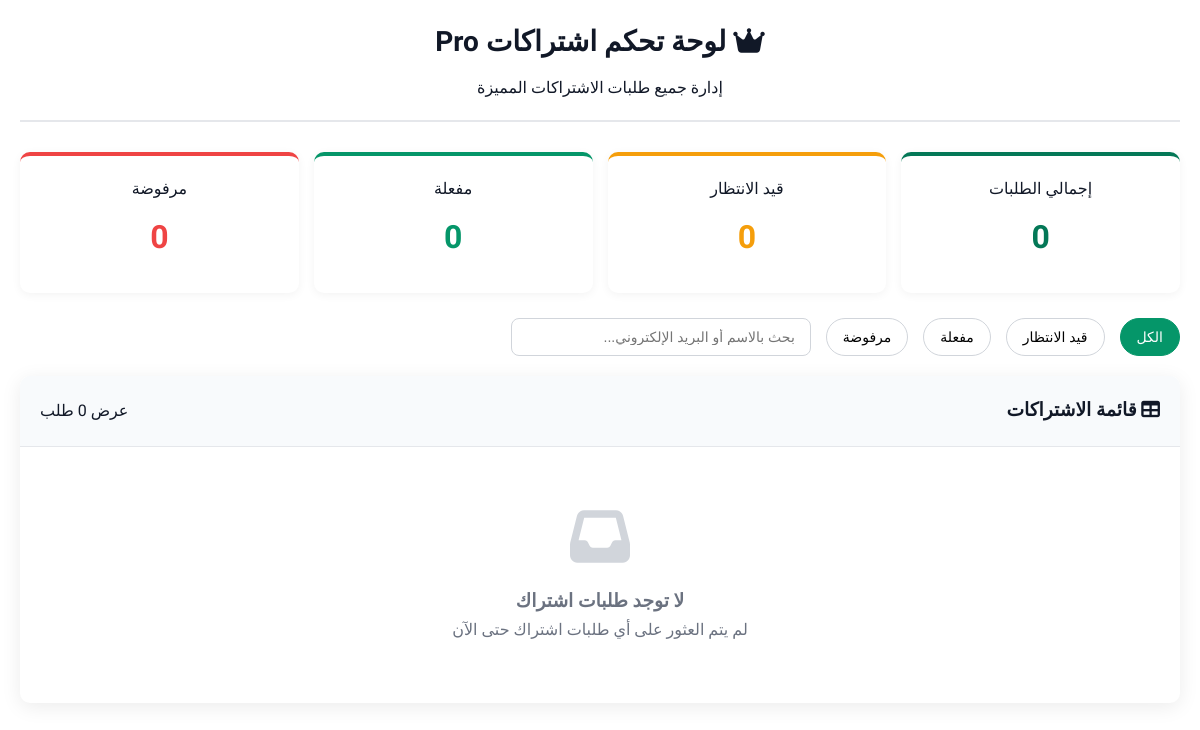
The page /admin/admin_subscriptions.php on the database as committed earlier.
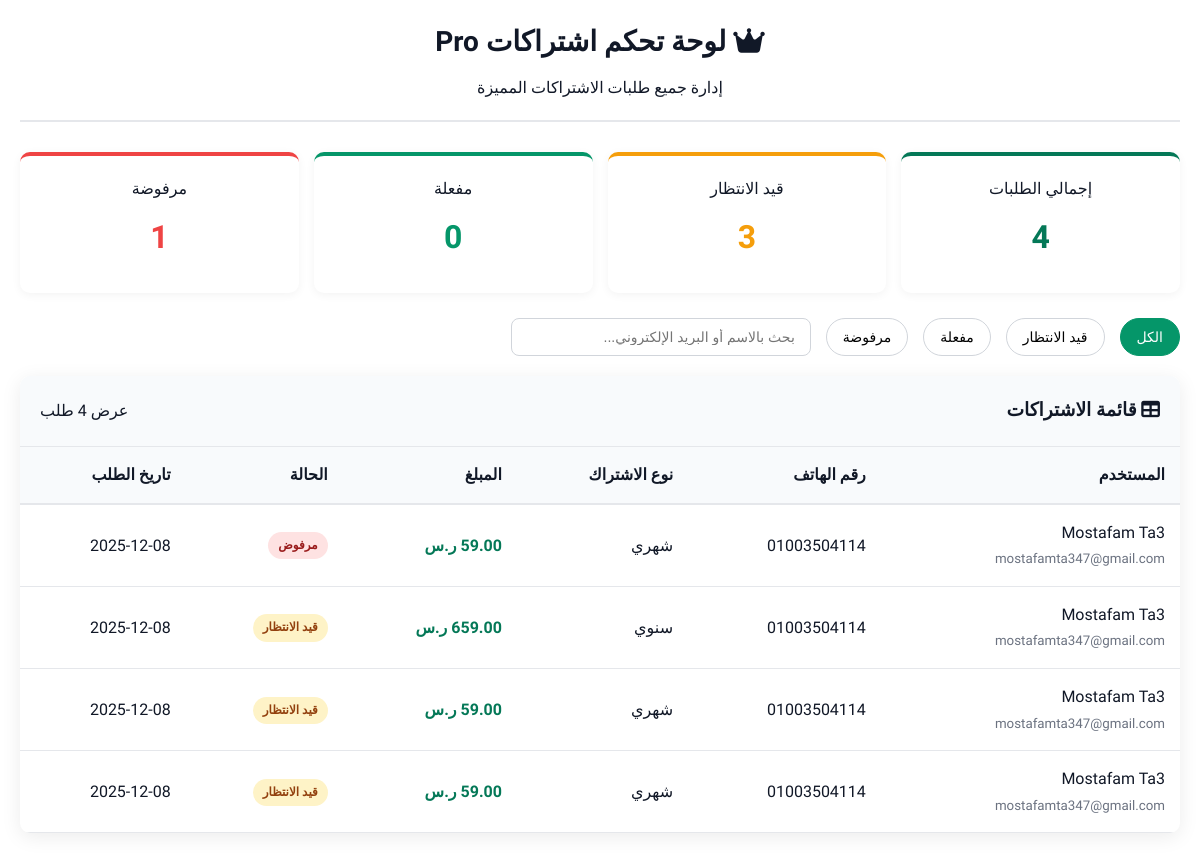
The same page on the database as committed later.
### tables this page shows
CREATE TABLE `pro_subscriptions` (
  `id` int(11) NOT NULL,
  `user_id` int(11) NOT NULL,
  `phone` varchar(20) NOT NULL,
  `insta_user` varchar(100) DEFAULT NULL,
  `plan_type` enum('monthly','yearly') NOT NULL,
  `amount` decimal(10,2) NOT NULL,
  `receipt_image` varchar(255) DEFAULT NULL,
  `extracted_data` text DEFAULT NULL,
  `payment_date` datetime DEFAULT current_timestamp(),
  `status` enum('pending','verified','rejected') DEFAULT 'pending',
  `created_at` timestamp NOT NULL DEFAULT current_timestamp()
);

CREATE TABLE `users` (
  `id` int(11) NOT NULL,
  `google_id` varchar(255) NOT NULL,
  `email` varchar(255) NOT NULL,
  `name` varchar(255) DEFAULT NULL,
  `profile_picture` varchar(500) DEFAULT NULL,
  `created_at` timestamp NOT NULL DEFAULT current_timestamp(),
  `current_prayer_streak` int(11) DEFAULT 0,
  `max_prayer_streak` int(11) DEFAULT 0,
  `last_prayer_date` date DEFAULT NULL,
  `Pro` tinyint(1) NOT NULL DEFAULT 0
);

### admin/admin_subscriptions.php (the view, shortened to what this page needs)
<?php
$host = 'localhost';
$dbname = 'prayer_tracker';
$username = 'root';
$password = '';
try {
    $pdo = new PDO("mysql:host=$host;dbname=$dbname;charset=utf8", $username, $password);
    $pdo->setAttribute(PDO::ATTR_ERRMODE, PDO::ERRMODE_EXCEPTION);
} catch (PDOException $e) {
    die("Connection failed: " . $e->getMessage());
}
$stats = [
    'total' => $pdo->query("SELECT COUNT(*) FROM pro_subscriptions")->fetchColumn(),
    'pending' => $pdo->query("SELECT COUNT(*) FROM pro_subscriptions WHERE status = 'pending'")->fetchColumn(),
    'verified' => $pdo->query("SELECT COUNT(*) FROM pro_subscriptions WHERE status = 'verified'")->fetchColumn(),
    'rejected' => $pdo->query("SELECT COUNT(*) FROM pro_subscriptions WHERE status = 'rejected'")->fetchColumn()
];
$sql = "SELECT
            ps.*,
            u.name,
            u.email,
            u.Pro as user_pro_status
        FROM pro_subscriptions ps
        LEFT JOIN users u ON ps.user_id = u.id
        ORDER BY ps.created_at DESC
        LIMIT 50";
$stmt = $pdo->prepare($sql);
$stmt->execute();
$subscriptions = $stmt->fetchAll(PDO::FETCH_ASSOC);
?>
<!DOCTYPE html>
<html lang="ar" dir="rtl">
<head>
    <link rel="stylesheet" href="https://cdnjs.cloudflare.com/ajax/libs/font-awesome/6.4.0/css/all.min.css">
</head>
<body>
    <div class="container">
        <div class="header">
            <h1><i class="fas fa-crown"></i> لوحة تحكم اشتراكات Pro</h1>
            <p>إدارة جميع طلبات الاشتراكات المميزة</p>
        </div>
        <div class="stats-grid">
            <div class="stat-box total">
                <div class="stat-label">إجمالي الطلبات</div>
                <div class="stat-number"><?php echo $stats['total']; ?></div>
            </div>
            <div class="stat-box pending">
                <div class="stat-label">قيد الانتظار</div>
                <div class="stat-number"><?php echo $stats['pending']; ?></div>
            </div>
            <div class="stat-box verified">
                <div class="stat-label">مفعلة</div>
                <div class="stat-number"><?php echo $stats['verified']; ?></div>
            </div>
            <div class="stat-box rejected">
                <div class="stat-label">مرفوضة</div>
                <div class="stat-number"><?php echo $stats['rejected']; ?></div>
            </div>
        </div>
        <div class="filters">
            <button class="filter-btn active" data-filter="all">الكل</button>
            <button class="filter-btn" data-filter="pending">قيد الانتظار</button>
            <button class="filter-btn" data-filter="verified">مفعلة</button>
            <button class="filter-btn" data-filter="rejected">مرفوضة</button>
            <div class="search-box">
                <input type="text" class="search-input" placeholder="بحث بالاسم أو البريد الإلكتروني...">
            </div>
        </div>
        <div class="table-container">
            <div class="table-header">
                <h3><i class="fas fa-table"></i> قائمة الاشتراكات</h3>
                <div>عرض <span id="row-count"><?php echo count($subscriptions); ?></span> طلب</div>
            </div>
            <?php if (empty($subscriptions)): ?>
                <div class="empty-state">
                    <i class="fas fa-inbox"></i>
                    <h3>لا توجد طلبات اشتراك</h3>
                    <p>لم يتم العثور على أي طلبات اشتراك حتى الآن</p>
                </div>
            <?php else: ?>
                <table id="subscriptions-table">
                    <thead>
                        <tr>
                            <th>المستخدم</th>
                            <th>رقم الهاتف</th>
                            <th>نوع الاشتراك</th>
                            <th>المبلغ</th>
                            <th>الحالة</th>
                            <th>تاريخ الطلب</th>
                        </tr>
                    </thead>
                    <tbody>
                        <?php foreach ($subscriptions as $sub):
                        ?>
                            <tr class="subscription-row"
                                data-id="<?php echo $sub['id']; ?>"
                                data-status="<?php echo $sub['status']; ?>">
                                <td>
                                    <div class="user-cell">
                                        <div>
                                            <div class="user-name">
                                                <?php echo htmlspecialchars($sub['name']); ?>
                                            </div>
                                            <small style="color: #6b7280;"><?php echo htmlspecialchars($sub['email']); ?></small>
                                        </div>
                                    </div>
                                </td>
                                <td><?php echo htmlspecialchars($sub['phone']); ?></td>
                                <td><?php echo $sub['plan_type'] === 'yearly' ? 'سنوي' : 'شهري'; ?></td>
                                <td class="amount"><?php echo number_format($sub['amount'], 2); ?> ر.س</td>
                                <td>
                                    <span class="badge badge-<?php echo $sub['status']; ?>">
                                        <?php
                                        $status_text = [
                                            'pending' => 'قيد الانتظار',
                                            'verified' => 'مفعل',
                                            'rejected' => 'مرفوض'
                                        ];
                                        echo $status_text[$sub['status']];
                                        ?>
                                    </span>
                                </td>
                                <td><?php echo date('Y-m-d', strtotime($sub['created_at'])); ?></td>
                            </tr>
                        <?php endforeach; ?>
                    </tbody>
                </table>
            <?php endif; ?>
        </div>
    </div>
</body>
</html>

Rows that differ between the two databases and show on the page:
added pro_subscriptions: user.name "Mostafam Ta3", user.email "mostafamta347@gmail.com", phone "01003504114", plan_type "شهري", amount "59.00", status "مرفوض", created_at "2025-12-08"
added pro_subscriptions: user.name "Mostafam Ta3", user.email "mostafamta347@gmail.com", phone "01003504114", plan_type "سنوي", status "قيد الانتظار", created_at "2025-12-08"
added pro_subscriptions: user.name "Mostafam Ta3", user.email "mostafamta347@gmail.com", phone "01003504114", plan_type "شهري", amount "59.00", status "قيد الانتظار", created_at "2025-12-08"
added pro_subscriptions: user.name "Mostafam Ta3", user.email "mostafamta347@gmail.com", phone "01003504114", plan_type "شهري", amount "59.00", status "قيد الانتظار", created_at "2025-12-08"
Other text that changed with them:
$stats['total']: "0" → "4"
$stats['pending']: "0" → "3"
$stats['rejected']: "0" → "1"
count($subscriptions): "0" → "4"
text no longer shown: "لا توجد طلبات اشتراك لم يتم العثور على أي طلبات اشتراك حتى الآن"
text now shown: "المستخدم رقم الهاتف نوع الاشتراك المبلغ الحالة تاريخ الطلب"
